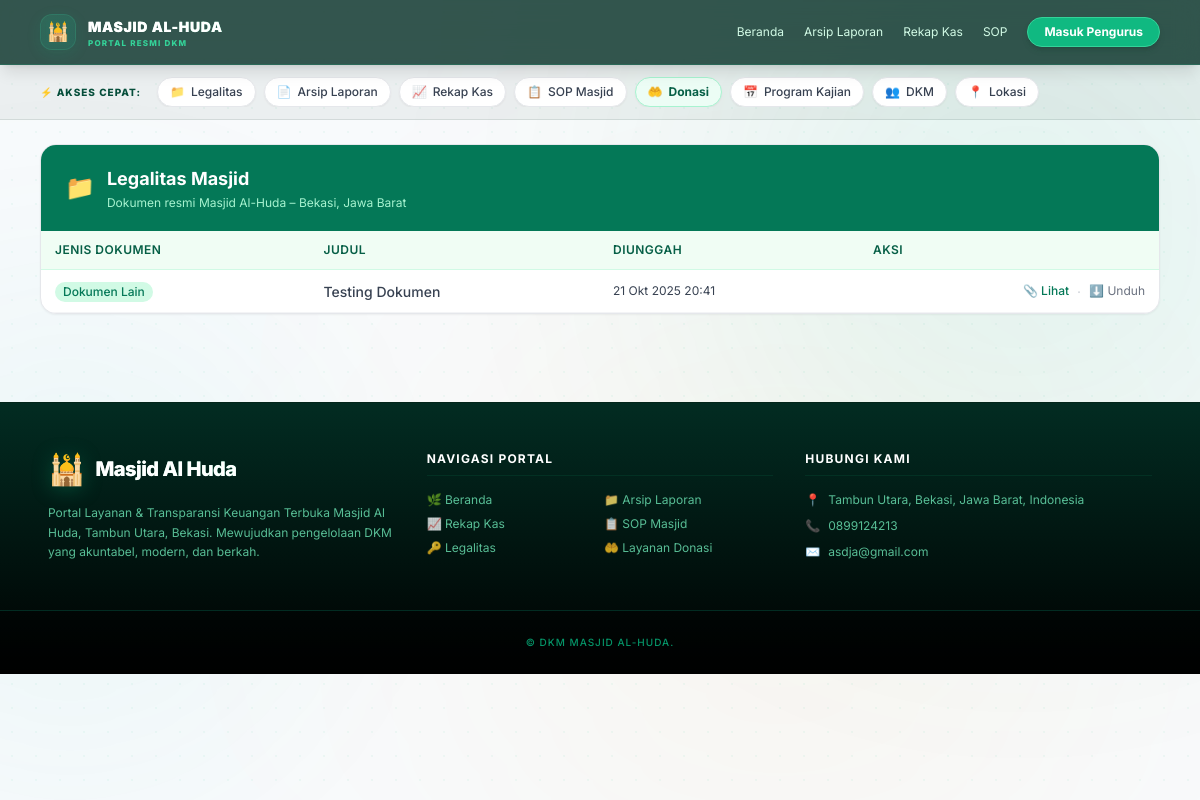
/legalitas/, run on an earlier commit of the app's database.
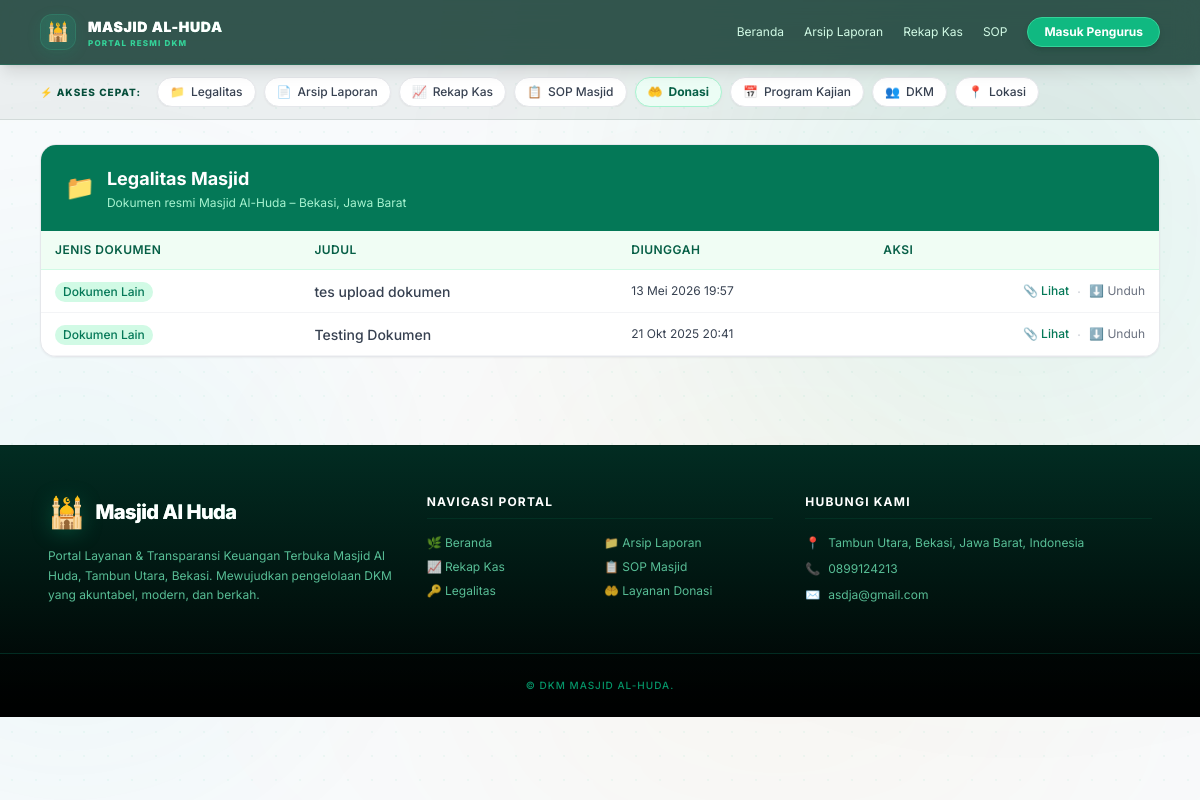
And on a later commit of the database.
### core/models.py (models this page shows, shortened)
class Document(models.Model):
    DOC_TYPES = [
        ('AKTA', 'Akta/Surat Wakaf'),
        ('SK',   'SK Pengurus/Organisasi'),
        ('NPWP', 'NPWP'),
        ('REK',  'Buku Rek Bank'),
        ('SOP',  'Standar Operasional Prosedur'),
        ('LAIN', 'Dokumen Lain'),
    ]
    mosque = models.ForeignKey(Mosque, on_delete=models.CASCADE, related_name='documents')
    doc_type = models.CharField(max_length=10, choices=DOC_TYPES)
    title = models.CharField(max_length=160)
    file = models.FileField(upload_to='docs/')
    is_public = models.BooleanField(default=True)
    uploaded_at = models.DateTimeField(auto_now_add=True)

### core/views.py (the view)
# urls.py: path('legalitas/', views.legalitas_public, name='legalitas_public'),
def legalitas_public(request):
    mosque = Mosque.objects.first()
    docs = Document.objects.filter(is_public=True).exclude(doc_type='SOP').order_by('-uploaded_at')
    return render(request, 'public/legalitas.html', {
        'mosque': mosque,
        'docs': docs,
    })

### core/templates/public/legalitas.html (shortened to what this page needs)
{% extends 'base.html' %}
{% block content %}
<div class="bg-white rounded-2xl border border-gray-200 shadow-sm overflow-hidden">
  <div class="bg-emerald-700 px-6 py-5 flex items-center gap-3">
    <span class="text-2xl">📁</span>
    <div>
      <h1 class="text-lg font-bold text-white">Legalitas Masjid</h1>
      <p class="text-emerald-200 text-xs mt-0.5">
        {% if mosque %}
          Dokumen resmi {{ mosque.name }}{% if mosque.city %} – {{ mosque.city }}{% endif %}{% if mosque.province %}, {{ mosque.province }}{% endif %}
        {% else %}
          Dokumen legalitas resmi masjid
        {% endif %}
      </p>
    </div>
  </div>
  {% if docs %}
    <div class="overflow-x-auto">
      <table class="std-table">
        <thead>
          <tr>
            <th>Jenis Dokumen</th>
            <th>Judul</th>
            <th>Diunggah</th>
            <th class="text-right">Aksi</th>
          </tr>
        </thead>
        <tbody>
          {% for d in docs %}
            <tr>
              <td>
                <span class="inline-block text-xs font-medium px-2 py-0.5 rounded-full bg-emerald-100 text-emerald-700">
                  {{ d.get_doc_type_display }}
                </span>
              </td>
              <td class="font-medium text-gray-800">{{ d.title }}</td>
              <td class="text-gray-500 whitespace-nowrap text-xs">{{ d.uploaded_at|date:"d M Y H:i" }}</td>
              <td class="text-right">
                <div class="flex items-center justify-end gap-2">
                  <a href="{{ d.file.url }}" target="_blank" rel="noopener"
                     class="text-xs text-emerald-700 hover:underline font-medium">📎 Lihat</a>
                  <span class="text-gray-300">·</span>
                  <a href="{{ d.file.url }}" download
                     class="text-xs text-gray-500 hover:underline">⬇️ Unduh</a>
                </div>
              </td>
            </tr>
          {% endfor %}
        </tbody>
      </table>
    </div>
  {% endif %}
</div>
{% endblock %}

What changed in the data, as far as the page shows it:
added Document: doc_type "Dokumen Lain", title "tes upload dokumen", uploaded_at "13 Mei 2026 19:57"
